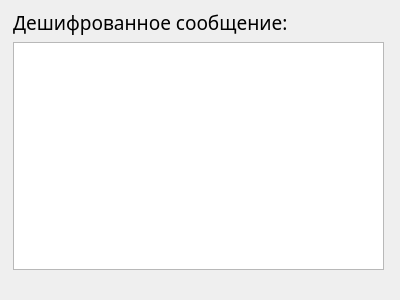
<?xml version="1.0" encoding="UTF-8"?>
<ui version="4.0">
 <class>ShowDecodeMessage</class>
 <widget class="QDialog" name="ShowDecodeMessage">
  <property name="geometry">
   <rect>
    <x>0</x>
    <y>0</y>
    <width>400</width>
    <height>300</height>
   </rect>
  </property>
  <property name="windowTitle">
   <string>Dialog</string>
  </property>
  <widget class="QWidget" name="verticalLayoutWidget">
   <property name="geometry">
    <rect>
     <x>13</x>
     <y>9</y>
     <width>371</width>
     <height>261</height>
    </rect>
   </property>
   <layout class="QVBoxLayout" name="verticalLayout">
    <item>
     <widget class="QLabel" name="label">
      <property name="font">
       <font>
        <family>PT Mono</family>
        <pointsize>14</pointsize>
       </font>
      </property>
      <property name="text">
       <string>Дешифрованное сообщение:</string>
      </property>
     </widget>
    </item>
    <item>
     <widget class="QPlainTextEdit" name="plainTextEdit"/>
    </item>
   </layout>
  </widget>
 </widget>
 <resources/>
 <connections/>
</ui>
